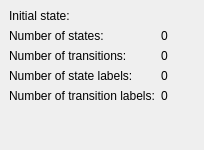
<?xml version="1.0" encoding="UTF-8"?>
<ui version="4.0">
 <class>DockWidgetInfo</class>
 <widget class="QDockWidget" name="DockWidgetInfo">
  <property name="geometry">
   <rect>
    <x>0</x>
    <y>0</y>
    <width>204</width>
    <height>150</height>
   </rect>
  </property>
  <property name="font">
   <font>
    <weight>75</weight>
    <bold>true</bold>
   </font>
  </property>
  <property name="windowTitle">
   <string>Information</string>
  </property>
  <widget class="QWidget" name="dockWidgetContents">
   <property name="font">
    <font>
     <weight>50</weight>
     <bold>false</bold>
    </font>
   </property>
   <layout class="QVBoxLayout" name="verticalLayout">
    <item>
     <layout class="QGridLayout" name="gridLayout">
      <item row="0" column="0">
       <widget class="QLabel" name="lblInitial">
        <property name="text">
         <string>Initial state:</string>
        </property>
       </widget>
      </item>
      <item row="0" column="1">
       <widget class="QLabel" name="lblInitialValue">
        <property name="text">
         <string/>
        </property>
       </widget>
      </item>
      <item row="1" column="1">
       <widget class="QLabel" name="lblStatesValue">
        <property name="text">
         <string>0</string>
        </property>
       </widget>
      </item>
      <item row="1" column="0">
       <widget class="QLabel" name="lblStates">
        <property name="text">
         <string>Number of states:</string>
        </property>
       </widget>
      </item>
      <item row="2" column="0">
       <widget class="QLabel" name="lblTransitions">
        <property name="text">
         <string>Number of transitions:</string>
        </property>
       </widget>
      </item>
      <item row="2" column="1">
       <widget class="QLabel" name="lblTransitionsValue">
        <property name="text">
         <string>0</string>
        </property>
       </widget>
      </item>
      <item row="3" column="0">
       <widget class="QLabel" name="lblStateLabels">
        <property name="text">
         <string>Number of state labels:</string>
        </property>
       </widget>
      </item>
      <item row="3" column="1">
       <widget class="QLabel" name="lblStateLabelsValue">
        <property name="text">
         <string>0</string>
        </property>
       </widget>
      </item>
      <item row="4" column="0">
       <widget class="QLabel" name="lblTransitionLabels">
        <property name="text">
         <string>Number of transition labels:</string>
        </property>
       </widget>
      </item>
      <item row="4" column="1">
       <widget class="QLabel" name="lblTransitionLabelsValue">
        <property name="text">
         <string>0</string>
        </property>
       </widget>
      </item>
     </layout>
    </item>
    <item>
     <spacer name="verticalSpacer">
      <property name="orientation">
       <enum>Qt::Vertical</enum>
      </property>
      <property name="sizeHint" stdset="0">
       <size>
        <width>20</width>
        <height>40</height>
       </size>
      </property>
     </spacer>
    </item>
   </layout>
  </widget>
 </widget>
 <resources/>
 <connections/>
 <slots>
  <slot>onInformationChanged()</slot>
 </slots>
</ui>
